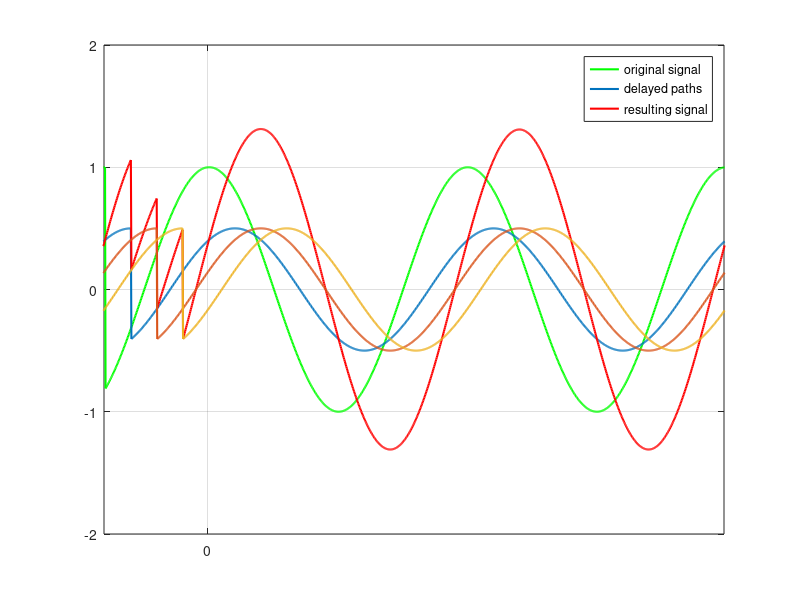

The MATLAB script that drew this image:
%% Guard Interval
% 
% Copyright 2007 Telecommunications Lab
% $Revision: 1.0 $ $Date: 2007/06/21 12:45:07 $

%%
% 
ts=10^(-3);
fs=1/ts;

t_guard=.2;

t_guard_=t_guard*fs;


%Construct two symbols
t1=[0:ts:1];
f=2;

s1=cos(2*pi*f*t1);
s2=cos(2*pi*f*t1);

s=horzcat(s1(fs+1-t_guard_:end),s1,s2(fs+1-t_guard_:end),s2);

%Channel paths
delay=.05;
d_s1=zeros(1,length(s));
d_s2=zeros(1,length(s));
d_s3=zeros(1,length(s));
d_s1(length(s1):end)=s((length(s1)-delay*fs):length(s)-delay*fs);
d_s1=1/2*(d_s1);
d_s2(length(s1):end)=s((length(s1)-2*delay*fs):length(s)-2*delay*fs);
d_s2=1/2*(d_s2);
d_s3(length(s1):end)=s((length(s1)-3*delay*fs):length(s)-3*delay*fs);
d_s3=1/2*(d_s3);

%plotting

plot(s,'g','LineWidth',1.5);hold on; plot(d_s1,'LineWidth',1.5);hold on; plot(d_s1+d_s2+d_s3,'r','LineWidth',1.5); hold on;plot(d_s2,'LineWidth',1.5);hold on; plot(d_s3,'LineWidth',1.5);legend('original signal','delayed paths','resulting signal')
axis([1200 2400 -2 2]);grid on;
set(gca,'XTick',[0:1400:24000]);
set(gca,'XTickLabel',['  -T_d';'   0  '])
hold off;